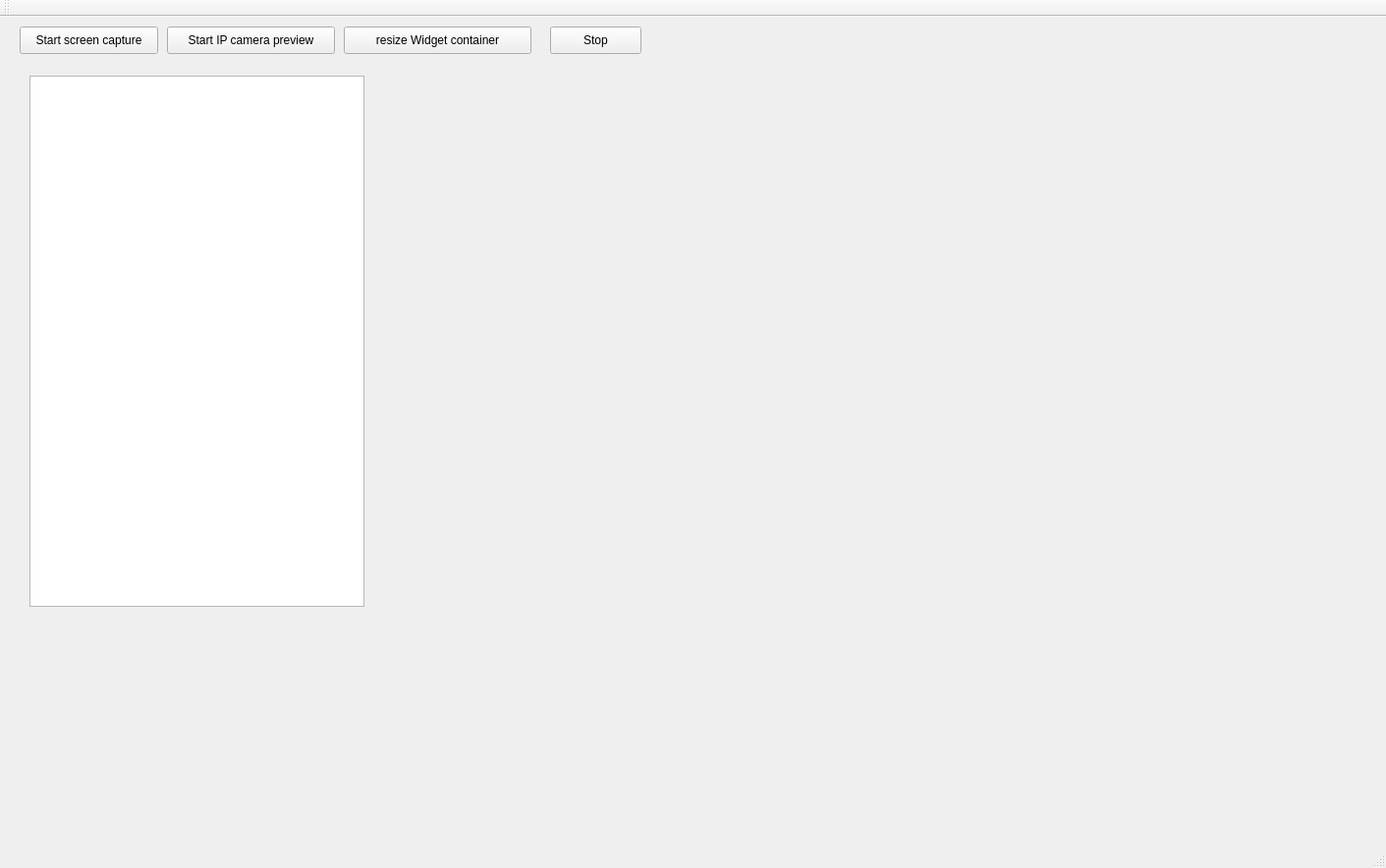
<?xml version="1.0" encoding="UTF-8"?>
<ui version="4.0">
 <class>QuickStartWithOverlays</class>
 <widget class="QMainWindow" name="QuickStartWithOverlays">
  <property name="geometry">
   <rect>
    <x>0</x>
    <y>0</y>
    <width>1411</width>
    <height>884</height>
   </rect>
  </property>
  <property name="windowTitle">
   <string>QuickStartWithOverlays</string>
  </property>
  <widget class="QWidget" name="centralWidget">
   <widget class="QPushButton" name="btnResizeWidgetContainer">
    <property name="geometry">
     <rect>
      <x>350</x>
      <y>10</y>
      <width>191</width>
      <height>28</height>
     </rect>
    </property>
    <property name="text">
     <string>resize Widget container</string>
    </property>
   </widget>
   <widget class="QPushButton" name="btnStop">
    <property name="geometry">
     <rect>
      <x>560</x>
      <y>10</y>
      <width>93</width>
      <height>28</height>
     </rect>
    </property>
    <property name="text">
     <string>Stop</string>
    </property>
   </widget>
   <widget class="QPushButton" name="btnStartScreenCapture">
    <property name="geometry">
     <rect>
      <x>20</x>
      <y>10</y>
      <width>141</width>
      <height>28</height>
     </rect>
    </property>
    <property name="text">
     <string>Start screen capture</string>
    </property>
   </widget>
   <widget class="QPushButton" name="btnSartIPCameraPreview">
    <property name="geometry">
     <rect>
      <x>170</x>
      <y>10</y>
      <width>171</width>
      <height>28</height>
     </rect>
    </property>
    <property name="text">
     <string>Start IP camera preview</string>
    </property>
   </widget>
   <widget class="QWidget" name="wdgVideoGrabberContainer" native="true">
    <property name="geometry">
     <rect>
      <x>380</x>
      <y>50</y>
      <width>941</width>
      <height>601</height>
     </rect>
    </property>
   </widget>
   <widget class="QTextEdit" name="txtLog">
    <property name="geometry">
     <rect>
      <x>30</x>
      <y>60</y>
      <width>341</width>
      <height>541</height>
     </rect>
    </property>
   </widget>
  </widget>
  <widget class="QMenuBar" name="menuBar">
   <property name="geometry">
    <rect>
     <x>0</x>
     <y>0</y>
     <width>1411</width>
     <height>26</height>
    </rect>
   </property>
  </widget>
  <widget class="QToolBar" name="mainToolBar">
   <attribute name="toolBarArea">
    <enum>TopToolBarArea</enum>
   </attribute>
   <attribute name="toolBarBreak">
    <bool>false</bool>
   </attribute>
  </widget>
  <widget class="QStatusBar" name="statusBar"/>
 </widget>
 <layoutdefault spacing="6" margin="11"/>
 <resources/>
 <connections/>
</ui>
